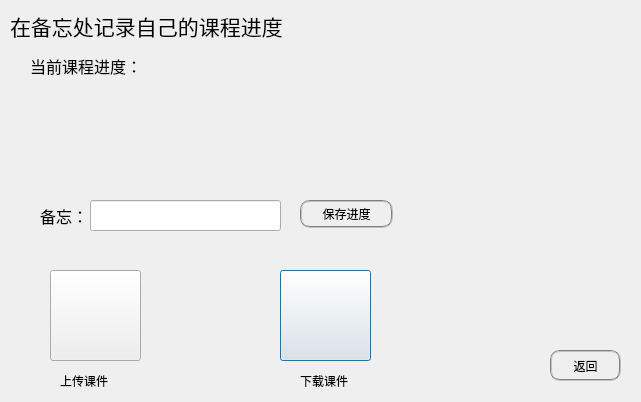
<?xml version="1.0" encoding="UTF-8"?>
<ui version="4.0">
 <class>kejian</class>
 <widget class="QDialog" name="kejian">
  <property name="geometry">
   <rect>
    <x>0</x>
    <y>0</y>
    <width>641</width>
    <height>402</height>
   </rect>
  </property>
  <property name="windowTitle">
   <string>课程管理</string>
  </property>
  <property name="styleSheet">
   <string notr="true">#kejian { 
border-image: url(:/image/now/kejian.jpg); 
} 
#kejian * { 
border-image:url(/image/now/kejian.jpg); 
}</string>
  </property>
  <widget class="QPushButton" name="pushButton">
   <property name="geometry">
    <rect>
     <x>280</x>
     <y>270</y>
     <width>91</width>
     <height>91</height>
    </rect>
   </property>
   <property name="cursor">
    <cursorShape>PointingHandCursor</cursorShape>
   </property>
   <property name="styleSheet">
    <string notr="true">border-image: url(:/image/download.png);</string>
   </property>
   <property name="text">
    <string/>
   </property>
   <property name="iconSize">
    <size>
     <width>110</width>
     <height>116</height>
    </size>
   </property>
  </widget>
  <widget class="QPushButton" name="pushButton_2">
   <property name="geometry">
    <rect>
     <x>50</x>
     <y>270</y>
     <width>91</width>
     <height>91</height>
    </rect>
   </property>
   <property name="cursor">
    <cursorShape>PointingHandCursor</cursorShape>
   </property>
   <property name="styleSheet">
    <string notr="true">border-image: url(:/image/upload.png);</string>
   </property>
   <property name="text">
    <string/>
   </property>
   <property name="iconSize">
    <size>
     <width>110</width>
     <height>116</height>
    </size>
   </property>
  </widget>
  <widget class="QPushButton" name="pushButton_3">
   <property name="geometry">
    <rect>
     <x>550</x>
     <y>350</y>
     <width>71</width>
     <height>31</height>
    </rect>
   </property>
   <property name="cursor">
    <cursorShape>PointingHandCursor</cursorShape>
   </property>
   <property name="styleSheet">
    <string notr="true">font: 75 12pt &quot;造字工房悦圆（非商用）常规体&quot;;

border:2px groove gray;
border-radius:10px;
padding:2px 4px;
</string>
   </property>
   <property name="text">
    <string>返回</string>
   </property>
  </widget>
  <widget class="QLabel" name="label">
   <property name="geometry">
    <rect>
     <x>30</x>
     <y>50</y>
     <width>131</width>
     <height>31</height>
    </rect>
   </property>
   <property name="font">
    <font>
     <family>造字工房悦圆（非商用）常规体</family>
     <pointsize>12</pointsize>
     <weight>9</weight>
     <italic>false</italic>
     <bold>false</bold>
    </font>
   </property>
   <property name="styleSheet">
    <string notr="true">font: 75 12pt &quot;造字工房悦圆（非商用）常规体&quot;;</string>
   </property>
   <property name="text">
    <string>当前课程进度：</string>
   </property>
  </widget>
  <widget class="QLabel" name="label_2">
   <property name="geometry">
    <rect>
     <x>10</x>
     <y>10</y>
     <width>591</width>
     <height>31</height>
    </rect>
   </property>
   <property name="font">
    <font>
     <family>造字工房悦圆（非商用）常规体</family>
     <pointsize>16</pointsize>
     <weight>9</weight>
     <italic>false</italic>
     <bold>false</bold>
    </font>
   </property>
   <property name="styleSheet">
    <string notr="true">font: 75 16pt &quot;造字工房悦圆（非商用）常规体&quot;;</string>
   </property>
   <property name="text">
    <string>在备忘处记录自己的课程进度</string>
   </property>
  </widget>
  <widget class="QPushButton" name="pushButton_4">
   <property name="geometry">
    <rect>
     <x>300</x>
     <y>200</y>
     <width>93</width>
     <height>28</height>
    </rect>
   </property>
   <property name="cursor">
    <cursorShape>PointingHandCursor</cursorShape>
   </property>
   <property name="styleSheet">
    <string notr="true">font: 75 12pt &quot;造字工房悦圆（非商用）常规体&quot;;

border:2px groove gray;
border-radius:10px;
padding:2px 4px;
</string>
   </property>
   <property name="text">
    <string>保存进度</string>
   </property>
  </widget>
  <widget class="QLabel" name="label_3">
   <property name="geometry">
    <rect>
     <x>40</x>
     <y>200</y>
     <width>131</width>
     <height>31</height>
    </rect>
   </property>
   <property name="font">
    <font>
     <family>造字工房悦圆（非商用）常规体</family>
     <pointsize>12</pointsize>
     <weight>9</weight>
     <italic>false</italic>
     <bold>false</bold>
    </font>
   </property>
   <property name="styleSheet">
    <string notr="true">font: 75 12pt &quot;造字工房悦圆（非商用）常规体&quot;;</string>
   </property>
   <property name="text">
    <string>备忘：</string>
   </property>
  </widget>
  <widget class="QLineEdit" name="lineEdit">
   <property name="geometry">
    <rect>
     <x>90</x>
     <y>200</y>
     <width>191</width>
     <height>31</height>
    </rect>
   </property>
  </widget>
  <widget class="QLabel" name="label_4">
   <property name="geometry">
    <rect>
     <x>180</x>
     <y>60</y>
     <width>411</width>
     <height>101</height>
    </rect>
   </property>
   <property name="font">
    <font>
     <pointsize>12</pointsize>
     <weight>75</weight>
     <bold>true</bold>
    </font>
   </property>
   <property name="text">
    <string/>
   </property>
   <property name="wordWrap">
    <bool>true</bool>
   </property>
  </widget>
  <widget class="QLabel" name="label_5">
   <property name="geometry">
    <rect>
     <x>60</x>
     <y>370</y>
     <width>101</width>
     <height>21</height>
    </rect>
   </property>
   <property name="styleSheet">
    <string notr="true">font: 75 12pt &quot;造字工房悦圆（非商用）常规体&quot;;</string>
   </property>
   <property name="text">
    <string>上传课件</string>
   </property>
  </widget>
  <widget class="QLabel" name="label_6">
   <property name="geometry">
    <rect>
     <x>300</x>
     <y>370</y>
     <width>101</width>
     <height>21</height>
    </rect>
   </property>
   <property name="styleSheet">
    <string notr="true">font: 75 12pt &quot;造字工房悦圆（非商用）常规体&quot;;</string>
   </property>
   <property name="text">
    <string>下载课件</string>
   </property>
  </widget>
 </widget>
 <resources/>
 <connections/>
</ui>
